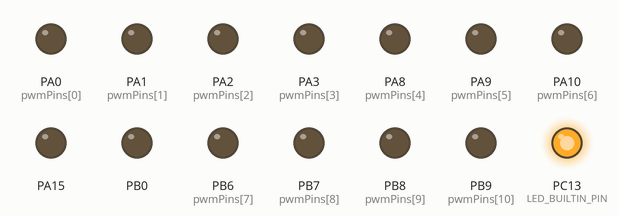
This sketch was run on a simulated STM32 Black Pill. Shown: output pins drawn as LEDs (lit = HIGH). EEPROM starts erased; what the sketch prints to the serial monitor is not drawn.

Above: at 1.6 s.
At 3.1 s:
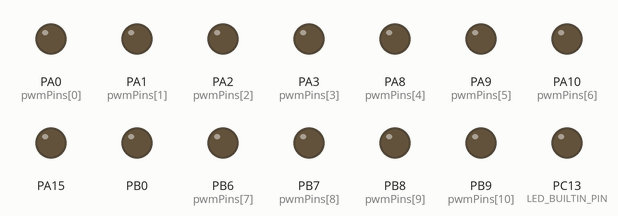
Timing chart, 0 to 4.6 s (numbered marks = the images above):
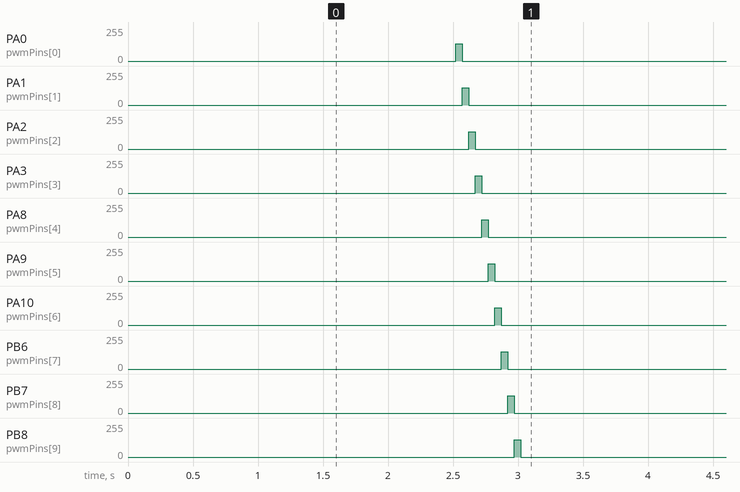

The sketch:

STM32F411CE.ino
```cpp
/*
  ===========================================================
  STM32F411CE (Blackpill) - Full Self-Diagnostic Test (PASS/FAIL)
  ===========================================================
*/

#include <EEPROM.h>
#include <Wire.h>
#include <SPI.h>

// ====== Enable / Disable tests ======
#define ENABLE_SERIAL_TEST       true
#define ENABLE_LED_TEST          true
#define ENABLE_DIGITAL_TOGGLE    true
#define ENABLE_DIGITAL_LOOPBACK  false
#define ENABLE_ANALOG_TEST       true
#define ENABLE_PWM_TEST          true
#define ENABLE_EEPROM_TEST       true
#define ENABLE_SPI_TEST          false
#define ENABLE_I2C_TEST          false
#define ENABLE_VOLTAGE_TEST      false

#define TEST_DELAY 300

// Safe Digital Pins (USB & SWD excluded)
const int digitalPins[] = {
  PA0, PA1, PA2, PA3, PA4, PA5, PA6, PA7,
  PA8, PA9, PA10, PA15,
  PB0, PB1, PB3, PB4, PB5, PB6, PB7,
  PB8, PB9, PB10, PB12, PB13, PB14, PB15,
  PC13, PC14, PC15
};

// Analog-capable pins
const int analogPins[] = { PA0, PA1, PA4, PA5, PA6, PA7 };

// PWM pins
const int pwmPins[] = { PA0, PA1, PA2, PA3, PA8, PA9, PA10, PB6, PB7, PB8, PB9 };

// Onboard LED
#define LED_BUILTIN_PIN PC13

// SPI defaults
#define SPI_CS   PA4
#define SPI_MISO PA6
#define SPI_MOSI PA7

void setup() {
  Serial.begin(115200);
  delay(1200);
  Serial.println("\n=== STM32F411CE (Blackpill) Self-Diagnostic Test ===");

  // 1. Serial test
  if (ENABLE_SERIAL_TEST) {
    Serial.println(Serial ? "✔ Serial Communication: PASS" : "✖ Serial Communication: FAIL");
  }

  // 2. LED test
  if (ENABLE_LED_TEST) {
    pinMode(LED_BUILTIN_PIN, OUTPUT);
    bool ledWorking = true;
    Serial.println("Testing LED (PC13)...");
    for (int i = 0; i < 2; i++) {
      digitalWrite(LED_BUILTIN_PIN, LOW);
      delay(TEST_DELAY);
      if (digitalRead(LED_BUILTIN_PIN) != LOW) ledWorking = false;
      digitalWrite(LED_BUILTIN_PIN, HIGH);
      delay(TEST_DELAY);
      if (digitalRead(LED_BUILTIN_PIN) != HIGH) ledWorking = false;
    }
    Serial.println(ledWorking ? "✔ LED Test: PASS" : "✖ LED Test: FAIL");
  }

  // 3. Digital toggle test
  if (ENABLE_DIGITAL_TOGGLE) {
    Serial.println("Testing Digital I/O (Toggle Only)...");
    bool digitalOk = true;
    for (unsigned i = 0; i < sizeof(digitalPins)/sizeof(digitalPins[0]); i++) {
      int p = digitalPins[i];
      pinMode(p, OUTPUT);
      digitalWrite(p, HIGH);
      delay(2);
      if (digitalRead(p) != HIGH) digitalOk = false;
      digitalWrite(p, LOW);
      delay(2);
      if (digitalRead(p) != LOW) digitalOk = false;
    }
    Serial.println(digitalOk ? "✔ Digital Toggle Test: PASS" : "✖ Digital Toggle Test: FAIL");
  }

  // 4. Digital loopback test
  if (ENABLE_DIGITAL_LOOPBACK) {
    bool loopOk = true;
    Serial.println("Testing Digital I/O Loopback...");
    pinMode(PA0, OUTPUT);
    pinMode(PA1, INPUT_PULLDOWN);
    digitalWrite(PA0, HIGH); delay(2);
    if (!digitalRead(PA1)) loopOk = false;
    digitalWrite(PA0, LOW); delay(2);
    if (digitalRead(PA1)) loopOk = false;
    Serial.println(loopOk ? "✔ Digital Loopback: PASS" : "✖ Digital Loopback: FAIL");
  }

  // 5. Analog test
  if (ENABLE_ANALOG_TEST) {
    Serial.println("Reading Analog Inputs...");
    bool analogOk = true;
    for (unsigned i = 0; i < sizeof(analogPins)/sizeof(analogPins[0]); i++) {
      int pin = analogPins[i];
      pinMode(pin, INPUT_ANALOG);
      int value = analogRead(pin);
      float voltage = value * (3.3 / 4095.0);
      Serial.print("Pin "); Serial.print(pin);
      Serial.print(" = "); Serial.print(value);
      Serial.print(" (~"); Serial.print(voltage, 3); Serial.println(" V)");
      if (value < 0 || value > 4095) analogOk = false;
    }
    Serial.println(analogOk ? "✔ Analog Inputs: PASS" : "✖ Analog Inputs: FAIL");
  }

  // 6. PWM test
  if (ENABLE_PWM_TEST) {
    Serial.println("Testing PWM...");
    bool pwmOk = true;
    for (unsigned i = 0; i < sizeof(pwmPins)/sizeof(pwmPins[0]); i++) {
      pinMode(pwmPins[i], OUTPUT);
      analogWrite(pwmPins[i], 128);
      delay(50);
      if (digitalRead(pwmPins[i]) != HIGH && digitalRead(pwmPins[i]) != LOW) pwmOk = false;
      digitalWrite(pwmPins[i], LOW);
    }
    Serial.println(pwmOk ? "✔ PWM Test: PASS" : "✖ PWM Test: FAIL");
  }

  // 7. EEPROM test
  if (ENABLE_EEPROM_TEST) {
    Serial.println("Testing EEPROM...");
    int oldValue = EEPROM.read(0);
    EEPROM.write(0, 42);
    delay(5);
    int newValue = EEPROM.read(0);
    EEPROM.write(0, oldValue);
    Serial.println((newValue == 42) ? "✔ EEPROM Test: PASS" : "✖ EEPROM Test: FAIL");
  }

  // 8. SPI loopback
  if (ENABLE_SPI_TEST) {
    Serial.println("Testing SPI Loopback...");
    pinMode(SPI_CS, OUTPUT);
    digitalWrite(SPI_CS, LOW);
    SPI.begin();
    byte sent = 0xAB;
    byte recv = SPI.transfer(sent);
    digitalWrite(SPI_CS, HIGH);
    Serial.println((recv == sent) ? "✔ SPI Loopback: PASS" : "✖ SPI Loopback: FAIL");
  }

  // 9. I2C scan
  if (ENABLE_I2C_TEST) {
    Serial.println("Scanning I2C bus...");
    bool found = false;
    Wire.begin();
    for (byte addr = 1; addr < 127; addr++) {
      Wire.beginTransmission(addr);
      if (Wire.endTransmission() == 0) {
        Serial.print("✔ I2C device at 0x");
        Serial.println(addr, HEX);
        found = true;
      }
    }
    Serial.println(found ? "✔ I2C Scan: PASS" : "✖ I2C Scan: No devices");
  }

  // 10. Voltage check
  if (ENABLE_VOLTAGE_TEST) {
    Serial.println("Measuring A0 Voltage...");
    pinMode(A0, INPUT_ANALOG);
    float voltage = analogRead(A0) * (3.3 / 4095.0);
    Serial.print("A0 Voltage = "); Serial.print(voltage, 3); Serial.println(" V");
    Serial.println((voltage >= 0.0 && voltage <= 3.3) ? "✔ Voltage Test: PASS" : "✖ Voltage Test: FAIL");
  }

  Serial.println("\n✅ Self-Test Completed!");
}

void loop() {
  // Run once
}
```
